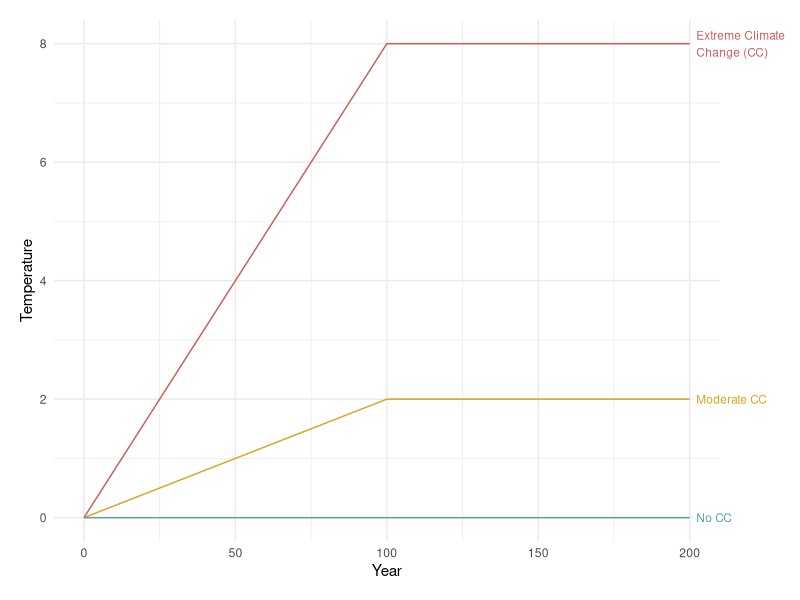
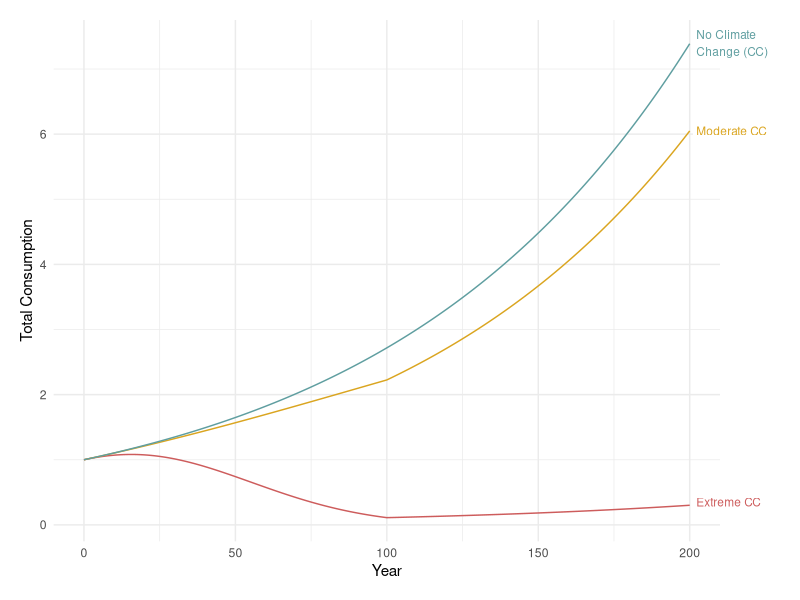
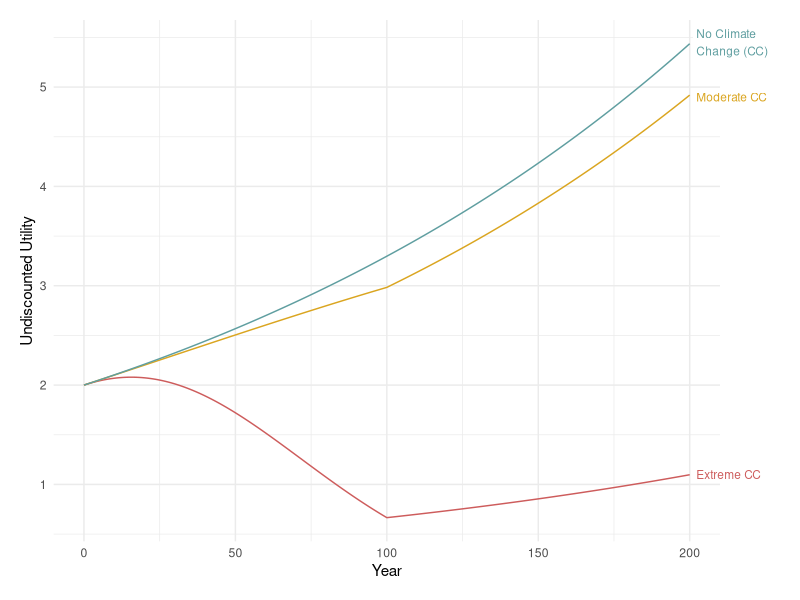

R code for these plots, in order:
## ---- chunk 1
knitr::opts_chunk$set(echo = FALSE,
                      message = FALSE,
                      warning = FALSE)
## ---- chunk 2
library(tidyverse)
## ---- chunk 3
## functions

# temperature function
temp_fun = function(t, T){
  temp = pmin(t*T/100,T)}

# economic activity retained function
econ_fun <- function(temp, B = 0.05){
  econ = exp(-B*temp^2)}

# total consumption function
consum_fun <- function(econ, g = 0.01, t){
  consum = econ*exp(g*t)}  

# society utility function
utility_fun <- function(C, n = 0.5){
  utility = ((C^(1-n))/(1-n))}

# discount rate function
disc_fun <- function(y = 0.005, n = 0.5, g = 0.01){
  disc = y + n*g}
## ---- chunk 4
years <- data.frame(
  year = seq(from = 0, to = 200, by = 1))

temp_time <- years %>% 
  mutate(none = temp_fun(t = year, T = 0),
         moderate = temp_fun(t = year, T = 2),
         extreme = temp_fun(t = year, T = 8)) %>% 
  pivot_longer(2:4,
               values_to = "temp",
               names_to = "climate_change")

ggplot(temp_time, aes(x = year,
                      y = temp,
                      color = climate_change)) +
  geom_line(show.legend = FALSE) + 
  scale_color_manual(values = c("indianred", "goldenrod", "cadetblue")) +
  theme_minimal() + 
  theme(plot.margin = unit(c(1, 4, 1, 1), "lines")) +
  coord_cartesian(clip = "off") +
  geom_label(x = 201, y = 8, size = 3, hjust = 0, label.size = 0,
           label = "Extreme Climate \nChange (CC)",
           color = "indianred") +
  geom_label(x = 201, y = 2, size = 3, hjust = 0, label.size = 0,
           label = "Moderate CC",
           color = "goldenrod") +
  geom_label(x = 201, y = 0, size = 3, hjust = 0, label.size = 0,
           label = "No CC",
           color = "cadetblue") +
  labs(x = "Year",
       y = "Temperature",
       color = "Climate Change \nScenario")

## ---- chunk 5
econ_time <- temp_time %>% 
  mutate(econ = econ_fun(temp = temp))

consum_time <- econ_time %>% 
  mutate(consum = consum_fun(t = year, econ = econ))

ggplot(consum_time, aes(x = year,
                      y = consum,
                      color = climate_change)) +
  geom_line(show.legend = FALSE) + 
  scale_color_manual(values = c("indianred", "goldenrod", "cadetblue")) +
  theme_minimal() + 
  theme(plot.margin = unit(c(1, 4, 1, 1), "lines")) +
  coord_cartesian(clip = "off") +
  geom_label(x = 201, y = 0.35, size = 3, hjust = 0, label.size = 0,
           label = "Extreme CC",
           color = "indianred") +
  geom_label(x = 201, y = 6.05, size = 3, hjust = 0, label.size = 0,
           label = "Moderate CC",
           color = "goldenrod") +
  geom_label(x = 201, y = 7.4, size = 3, hjust = 0, label.size = 0,
           label = "No Climate \nChange (CC)",
           color = "cadetblue") +
  labs(x = "Year",
       y = "Total Consumption",
       color = "Climate Change \nScenario")

## ---- chunk 6

utility_time <- consum_time %>% 
  mutate(utility = utility_fun(C = consum))

ggplot(utility_time, aes(x = year,
                      y = utility,
                      color = climate_change)) +
  geom_line(show.legend = FALSE) + 
  scale_color_manual(values = c("indianred", "goldenrod", "cadetblue")) +
  theme_minimal() + 
  theme(plot.margin = unit(c(1, 4, 1, 1), "lines")) +
  coord_cartesian(clip = "off") +
  geom_label(x = 201, y = 1.1, size = 3, hjust = 0, label.size = 0,
           label = "Extreme CC",
           color = "indianred") +
  geom_label(x = 201, y = 4.9, size = 3, hjust = 0, label.size = 0,
           label = "Moderate CC",
           color = "goldenrod") +
  geom_label(x = 201, y = 5.45, size = 3, hjust = 0, label.size = 0,
           label = "No Climate \nChange (CC)",
           color = "cadetblue") +
  labs(x = "Year",
       y = "Undiscounted Utility",
       color = "Climate Change \nScenario")
